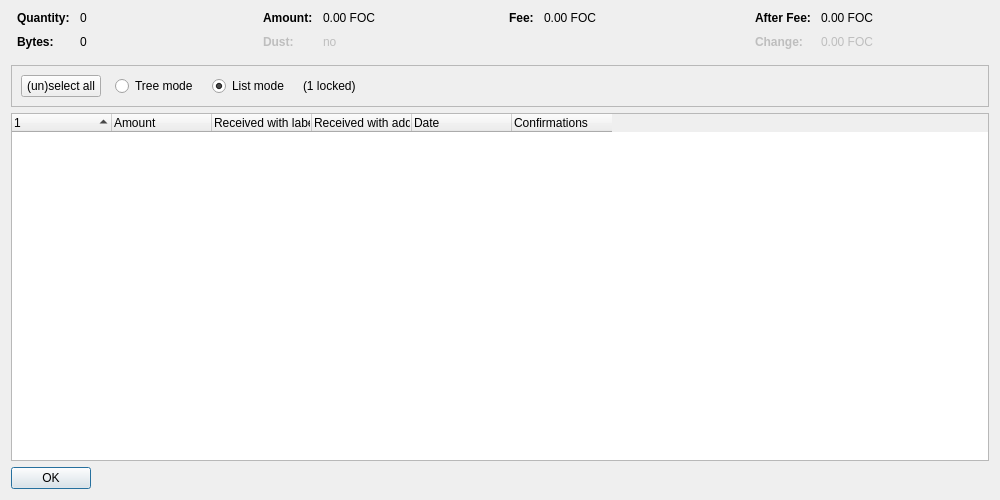
<?xml version="1.0" encoding="UTF-8"?>
<ui version="4.0">
 <class>CoinControlDialog</class>
 <widget class="QDialog" name="CoinControlDialog">
  <property name="geometry">
   <rect>
    <x>0</x>
    <y>0</y>
    <width>1000</width>
    <height>500</height>
   </rect>
  </property>
  <property name="windowTitle">
   <string>Coin Selection</string>
  </property>
  <layout class="QVBoxLayout" name="verticalLayout">
   <item>
    <layout class="QHBoxLayout" name="horizontalLayoutTop" stretch="0,0,0,0">
     <property name="topMargin">
      <number>0</number>
     </property>
     <property name="bottomMargin">
      <number>10</number>
     </property>
     <item>
      <layout class="QFormLayout" name="formLayoutCoinControl1">
       <property name="horizontalSpacing">
        <number>10</number>
       </property>
       <property name="verticalSpacing">
        <number>10</number>
       </property>
       <property name="leftMargin">
        <number>6</number>
       </property>
       <property name="rightMargin">
        <number>6</number>
       </property>
       <item row="0" column="0">
        <widget class="QLabel" name="labelCoinControlQuantityText">
         <property name="font">
          <font>
           <weight>75</weight>
           <bold>true</bold>
          </font>
         </property>
         <property name="text">
          <string>Quantity:</string>
         </property>
        </widget>
       </item>
       <item row="0" column="1">
        <widget class="QLabel" name="labelCoinControlQuantity">
         <property name="cursor">
          <cursorShape>IBeamCursor</cursorShape>
         </property>
         <property name="contextMenuPolicy">
          <enum>Qt::ActionsContextMenu</enum>
         </property>
         <property name="text">
          <string notr="true">0</string>
         </property>
         <property name="textInteractionFlags">
          <set>Qt::LinksAccessibleByMouse|Qt::TextSelectableByKeyboard|Qt::TextSelectableByMouse</set>
         </property>
        </widget>
       </item>
       <item row="1" column="0">
        <widget class="QLabel" name="labelCoinControlBytesText">
         <property name="font">
          <font>
           <weight>75</weight>
           <bold>true</bold>
          </font>
         </property>
         <property name="text">
          <string>Bytes:</string>
         </property>
        </widget>
       </item>
       <item row="1" column="1">
        <widget class="QLabel" name="labelCoinControlBytes">
         <property name="cursor">
          <cursorShape>IBeamCursor</cursorShape>
         </property>
         <property name="contextMenuPolicy">
          <enum>Qt::ActionsContextMenu</enum>
         </property>
         <property name="text">
          <string notr="true">0</string>
         </property>
         <property name="textInteractionFlags">
          <set>Qt::LinksAccessibleByMouse|Qt::TextSelectableByKeyboard|Qt::TextSelectableByMouse</set>
         </property>
        </widget>
       </item>
      </layout>
     </item>
     <item>
      <layout class="QFormLayout" name="formLayoutCoinControl2">
       <property name="horizontalSpacing">
        <number>10</number>
       </property>
       <property name="verticalSpacing">
        <number>10</number>
       </property>
       <property name="leftMargin">
        <number>6</number>
       </property>
       <property name="rightMargin">
        <number>6</number>
       </property>
       <item row="0" column="0">
        <widget class="QLabel" name="labelCoinControlAmountText">
         <property name="font">
          <font>
           <weight>75</weight>
           <bold>true</bold>
          </font>
         </property>
         <property name="text">
          <string>Amount:</string>
         </property>
        </widget>
       </item>
       <item row="0" column="1">
        <widget class="QLabel" name="labelCoinControlAmount">
         <property name="cursor">
          <cursorShape>IBeamCursor</cursorShape>
         </property>
         <property name="contextMenuPolicy">
          <enum>Qt::ActionsContextMenu</enum>
         </property>
         <property name="text">
          <string notr="true">0.00 FOC</string>
         </property>
         <property name="textInteractionFlags">
          <set>Qt::LinksAccessibleByMouse|Qt::TextSelectableByKeyboard|Qt::TextSelectableByMouse</set>
         </property>
        </widget>
       </item>
       <item row="1" column="0">
        <widget class="QLabel" name="labelCoinControlLowOutputText">
         <property name="enabled">
          <bool>false</bool>
         </property>
         <property name="font">
          <font>
           <weight>75</weight>
           <bold>true</bold>
          </font>
         </property>
         <property name="text">
          <string>Dust:</string>
         </property>
        </widget>
       </item>
       <item row="1" column="1">
        <widget class="QLabel" name="labelCoinControlLowOutput">
         <property name="enabled">
          <bool>false</bool>
         </property>
         <property name="cursor">
          <cursorShape>IBeamCursor</cursorShape>
         </property>
         <property name="contextMenuPolicy">
          <enum>Qt::ActionsContextMenu</enum>
         </property>
         <property name="text">
          <string notr="true">no</string>
         </property>
         <property name="textInteractionFlags">
          <set>Qt::LinksAccessibleByMouse|Qt::TextSelectableByKeyboard|Qt::TextSelectableByMouse</set>
         </property>
        </widget>
       </item>
      </layout>
     </item>
     <item>
      <layout class="QFormLayout" name="formLayoutCoinControl3">
       <property name="horizontalSpacing">
        <number>10</number>
       </property>
       <property name="verticalSpacing">
        <number>10</number>
       </property>
       <property name="leftMargin">
        <number>6</number>
       </property>
       <property name="rightMargin">
        <number>6</number>
       </property>
       <item row="0" column="0">
        <widget class="QLabel" name="labelCoinControlFeeText">
         <property name="font">
          <font>
           <weight>75</weight>
           <bold>true</bold>
          </font>
         </property>
         <property name="text">
          <string>Fee:</string>
         </property>
        </widget>
       </item>
       <item row="0" column="1">
        <widget class="QLabel" name="labelCoinControlFee">
         <property name="cursor">
          <cursorShape>IBeamCursor</cursorShape>
         </property>
         <property name="contextMenuPolicy">
          <enum>Qt::ActionsContextMenu</enum>
         </property>
         <property name="text">
          <string notr="true">0.00 FOC</string>
         </property>
         <property name="textInteractionFlags">
          <set>Qt::LinksAccessibleByMouse|Qt::TextSelectableByKeyboard|Qt::TextSelectableByMouse</set>
         </property>
        </widget>
       </item>
      </layout>
     </item>
     <item>
      <layout class="QFormLayout" name="formLayoutCoinControl4">
       <property name="horizontalSpacing">
        <number>10</number>
       </property>
       <property name="verticalSpacing">
        <number>10</number>
       </property>
       <property name="leftMargin">
        <number>6</number>
       </property>
       <property name="rightMargin">
        <number>6</number>
       </property>
       <item row="0" column="0">
        <widget class="QLabel" name="labelCoinControlAfterFeeText">
         <property name="font">
          <font>
           <weight>75</weight>
           <bold>true</bold>
          </font>
         </property>
         <property name="text">
          <string>After Fee:</string>
         </property>
        </widget>
       </item>
       <item row="0" column="1">
        <widget class="QLabel" name="labelCoinControlAfterFee">
         <property name="cursor">
          <cursorShape>IBeamCursor</cursorShape>
         </property>
         <property name="contextMenuPolicy">
          <enum>Qt::ActionsContextMenu</enum>
         </property>
         <property name="text">
          <string notr="true">0.00 FOC</string>
         </property>
         <property name="textInteractionFlags">
          <set>Qt::LinksAccessibleByMouse|Qt::TextSelectableByKeyboard|Qt::TextSelectableByMouse</set>
         </property>
        </widget>
       </item>
       <item row="1" column="0">
        <widget class="QLabel" name="labelCoinControlChangeText">
         <property name="enabled">
          <bool>false</bool>
         </property>
         <property name="font">
          <font>
           <weight>75</weight>
           <bold>true</bold>
          </font>
         </property>
         <property name="text">
          <string>Change:</string>
         </property>
        </widget>
       </item>
       <item row="1" column="1">
        <widget class="QLabel" name="labelCoinControlChange">
         <property name="enabled">
          <bool>false</bool>
         </property>
         <property name="cursor">
          <cursorShape>IBeamCursor</cursorShape>
         </property>
         <property name="contextMenuPolicy">
          <enum>Qt::ActionsContextMenu</enum>
         </property>
         <property name="text">
          <string notr="true">0.00 FOC</string>
         </property>
         <property name="textInteractionFlags">
          <set>Qt::LinksAccessibleByMouse|Qt::TextSelectableByKeyboard|Qt::TextSelectableByMouse</set>
         </property>
        </widget>
       </item>
      </layout>
     </item>
    </layout>
   </item>
   <item>
    <widget class="QFrame" name="frame">
     <property name="minimumSize">
      <size>
       <width>0</width>
       <height>40</height>
      </size>
     </property>
     <property name="frameShape">
      <enum>QFrame::StyledPanel</enum>
     </property>
     <property name="frameShadow">
      <enum>QFrame::Sunken</enum>
     </property>
     <layout class="QHBoxLayout" name="horizontalLayout">
      <item>
       <layout class="QHBoxLayout" name="horizontalLayoutPanel" stretch="0,0,0,0,0">
        <property name="spacing">
         <number>14</number>
        </property>
        <item>
         <widget class="QPushButton" name="pushButtonSelectAll">
          <property name="sizePolicy">
           <sizepolicy hsizetype="Maximum" vsizetype="Fixed">
            <horstretch>0</horstretch>
            <verstretch>0</verstretch>
           </sizepolicy>
          </property>
          <property name="text">
           <string>(un)select all</string>
          </property>
          <property name="autoDefault">
           <bool>false</bool>
          </property>
         </widget>
        </item>
        <item>
         <widget class="QRadioButton" name="radioTreeMode">
          <property name="sizePolicy">
           <sizepolicy hsizetype="Maximum" vsizetype="Fixed">
            <horstretch>0</horstretch>
            <verstretch>0</verstretch>
           </sizepolicy>
          </property>
          <property name="text">
           <string>Tree mode</string>
          </property>
         </widget>
        </item>
        <item>
         <widget class="QRadioButton" name="radioListMode">
          <property name="sizePolicy">
           <sizepolicy hsizetype="Maximum" vsizetype="Fixed">
            <horstretch>0</horstretch>
            <verstretch>0</verstretch>
           </sizepolicy>
          </property>
          <property name="text">
           <string>List mode</string>
          </property>
          <property name="checked">
           <bool>true</bool>
          </property>
         </widget>
        </item>
        <item>
         <widget class="QLabel" name="labelLocked">
          <property name="text">
           <string notr="true">(1 locked)</string>
          </property>
         </widget>
        </item>
        <item>
         <spacer name="horizontalSpacer">
          <property name="orientation">
           <enum>Qt::Horizontal</enum>
          </property>
          <property name="sizeHint" stdset="0">
           <size>
            <width>40</width>
            <height>20</height>
           </size>
          </property>
         </spacer>
        </item>
       </layout>
      </item>
     </layout>
    </widget>
   </item>
   <item>
    <widget class="CoinControlTreeWidget" name="treeWidget">
     <property name="contextMenuPolicy">
      <enum>Qt::CustomContextMenu</enum>
     </property>
     <property name="sortingEnabled">
      <bool>false</bool>
     </property>
     <property name="columnCount">
      <number>6</number>
     </property>
     <attribute name="headerShowSortIndicator" stdset="0">
      <bool>true</bool>
     </attribute>
     <attribute name="headerStretchLastSection">
      <bool>false</bool>
     </attribute>
     <column>
      <property name="text">
       <string/>
      </property>
     </column>
     <column>
      <property name="text">
       <string>Amount</string>
      </property>
     </column>
     <column>
      <property name="text">
       <string>Received with label</string>
      </property>
     </column>
     <column>
      <property name="text">
       <string>Received with address</string>
      </property>
     </column>
     <column>
      <property name="text">
       <string>Date</string>
      </property>
     </column>
     <column>
      <property name="text">
       <string>Confirmations</string>
      </property>
      <property name="toolTip">
       <string>Confirmed</string>
      </property>
     </column>
     <column>
      <property name="text">
       <string/>
      </property>
     </column>
     <column>
      <property name="text">
       <string/>
      </property>
     </column>
     <column>
      <property name="text">
       <string/>
      </property>
     </column>
     <column>
      <property name="text">
       <string/>
      </property>
     </column>
    </widget>
   </item>
   <item>
    <widget class="QDialogButtonBox" name="buttonBox">
     <property name="sizePolicy">
      <sizepolicy hsizetype="Maximum" vsizetype="Fixed">
       <horstretch>0</horstretch>
       <verstretch>0</verstretch>
      </sizepolicy>
     </property>
     <property name="orientation">
      <enum>Qt::Horizontal</enum>
     </property>
     <property name="standardButtons">
      <set>QDialogButtonBox::Ok</set>
     </property>
    </widget>
   </item>
  </layout>
 </widget>
 <customwidgets>
  <customwidget>
   <class>CoinControlTreeWidget</class>
   <extends>QTreeWidget</extends>
   <header>qt/coincontroltreewidget.h</header>
  </customwidget>
 </customwidgets>
 <resources/>
 <connections/>
</ui>
